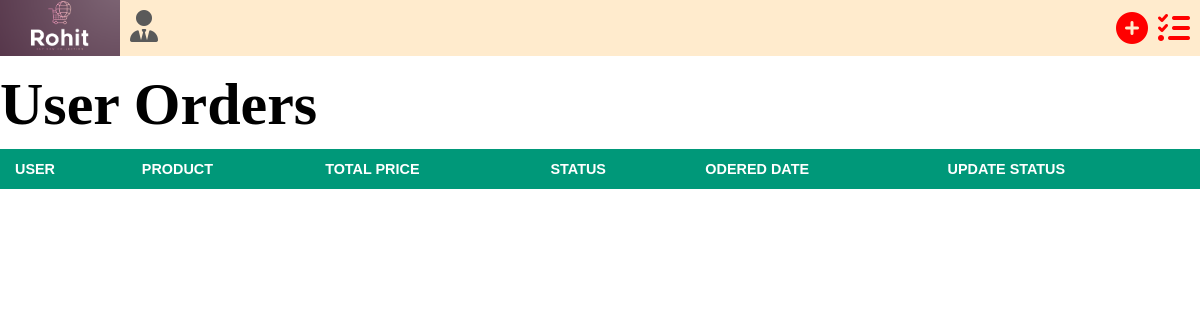
/admin_panal/orders/ (signed in), run on an earlier commit of the app's database.
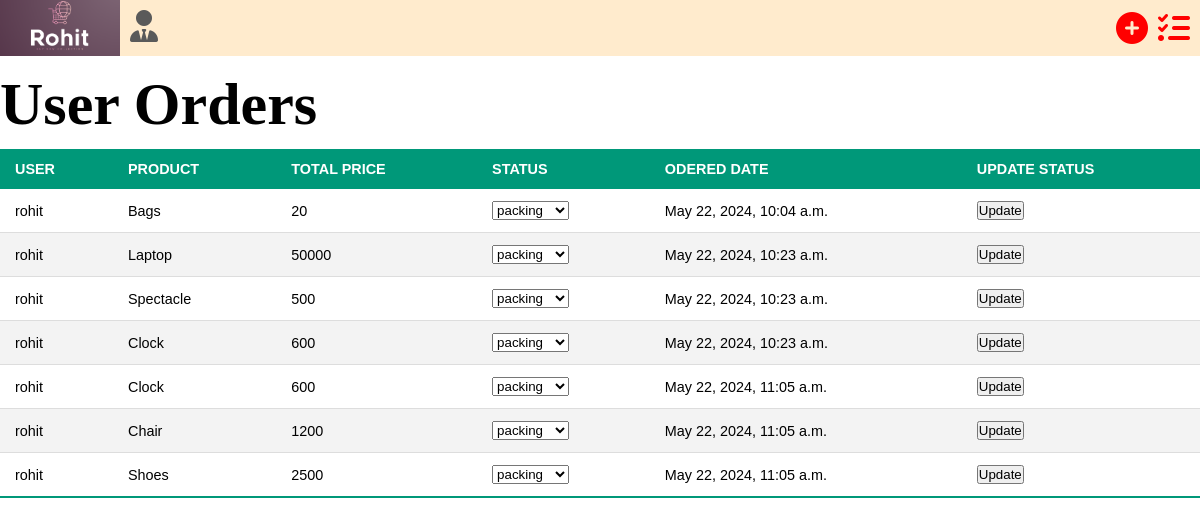
And on a later commit of the database.
### e_commerce_site/models.py (models this page shows)
class ordered(models.Model):
    user = models.ForeignKey(User, on_delete=models.CASCADE)
    product=models.ForeignKey(product_management,on_delete=models.CASCADE)
    total_price=models.IntegerField()
    choice=[
        ('cancel','cancel'),
        ('packing','packing'),
        ('shipping','shipping'),
        ('delivered','delivered')
    ]
    status=models.CharField(max_length=30,choices=choice)
    ordered = models.DateTimeField(auto_now_add=True)

class product_management(models.Model):
    name=models.CharField(max_length=50,null=False)
    description=models.CharField(max_length=500,null=False)
    price=models.IntegerField(null=False)
    quantity=models.IntegerField(null=False)
    image=models.ImageField(upload_to='image/',null=False)
    def __str__(self):
        return self.name

### e_commerce_site/views.py (the view, shortened to what this page needs)
# urls.py: path('admin_panal/orders/',admin_order.as_view(),name='admin_orders'),
class admin_order(View):
    def get(self,request):
        try:
            if not request.user.is_superuser or not request.user.is_staff:
                return redirect('login')
            obj = ordered.objects.all()
            return render(request,'admin_orders.html',{'data':obj})
        except Exception as e:
            return HttpResponse(e)

### templates/admin_orders.html (shortened to what this page needs)
<!DOCTYPE html>
<html lang="en">
<head>
<link rel="stylesheet" href="/static/css/admin_orders.css">
</head>
<body>
<header style="height:7vh;align-item:text-align:center;display:flex;align-items: center;overflow:hidden;">
        <div style="display:flex;">
           <a href="/home/"><img src="/static/images/logo.png"  width="120px"></a>
             <a href="/admin_panal/"><i style="font-size: 4vh;color:rgb(90, 90, 90);padding-left:10px;margin-top:23px;" class="fa-solid fa-user-tie"></i></a>
        </div>
        <div class="right_header">
            <div style="text-align: right;width:100%;"><a href="/create/"><i style="font-size: 4vh;color:red;margin-right:10px;" class="fa-solid fa-circle-plus"></i></a><a href="/admin_panal/orders/"><i style="font-size: 4vh;color:red;margin-right:10px;" class="fa-solid fa-list-check"></i></a></div>
        </div>
</header>
<h1>User Orders</h1>
<table class="styled-table">
    <thead>
        <tr>
            <th>USER </th>
            <th>PRODUCT</th>
            <th>TOTAL PRICE</th>
            <th>STATUS</th>
            <th>ODERED DATE</th>
            <th>UPDATE STATUS</th>
        </tr>
    </thead>
    <tbody>
    {% for i in data %}
    <form method="post">
        <tr>
            <td>{{ i.user }}</td>
            <td>{{ i.product }}</td>
            <td>{{ i.total_price }}</td>
            <td>
            {% if  i.status  == 'cancel' %}
                <select  name="status">
            <option value="cancel">cancel</option>
            <option value="packing">packing</option>
            <option value="shipping">shipping</option>
            <option value="delivered">delivered</option>
                </select>
                {% elif i.status  == 'packing' %}
                <select  name="status">
              <option value="packing">packing</option>
        </select>
            {% endif %}
            </td>
            <td>{{ i.ordered }}</td>
            <td><a><button type="submit">Update</button></a></td>
        </tr>
        </form>
       {% endfor %}
    </tbody>
</table>
</body>
</html>

What changed in the data, as far as the page shows it:
added ordered: user "rohit", product "Bags", total_price "20", ordered "May 22, 2024, 10:04 a.m."
added ordered: user "rohit", product "Laptop", total_price "50000", ordered "May 22, 2024, 10:23 a.m."
added ordered: user "rohit", product "Spectacle", total_price "500", ordered "May 22, 2024, 10:23 a.m."
added ordered: user "rohit", product "Clock", total_price "600", ordered "May 22, 2024, 10:23 a.m."
added ordered: user "rohit", product "Clock", total_price "600", ordered "May 22, 2024, 11:05 a.m."
added ordered: user "rohit", product "Chair", total_price "1200", ordered "May 22, 2024, 11:05 a.m."
added ordered: user "rohit", product "Shoes", total_price "2500", ordered "May 22, 2024, 11:05 a.m."
